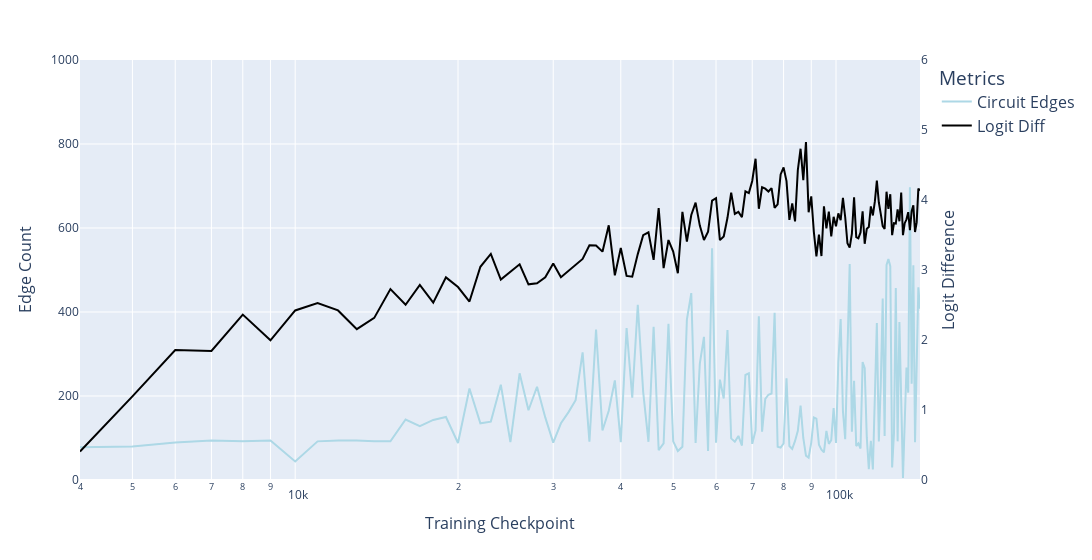
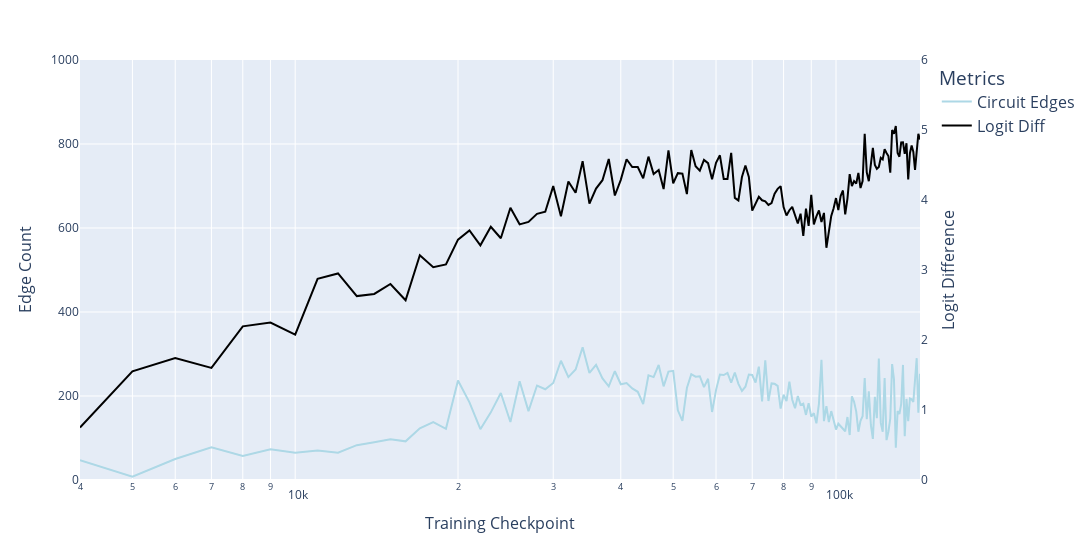
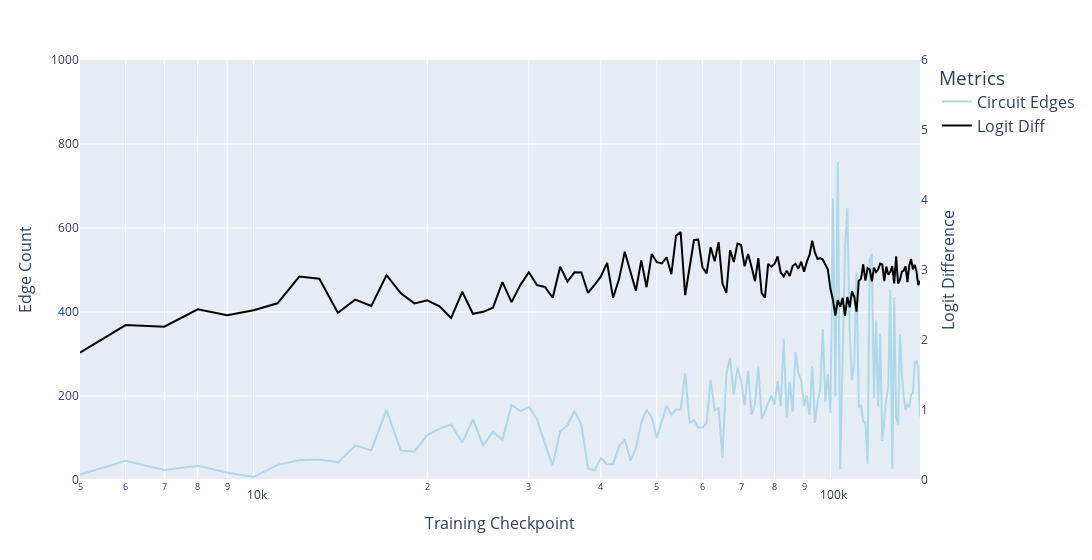
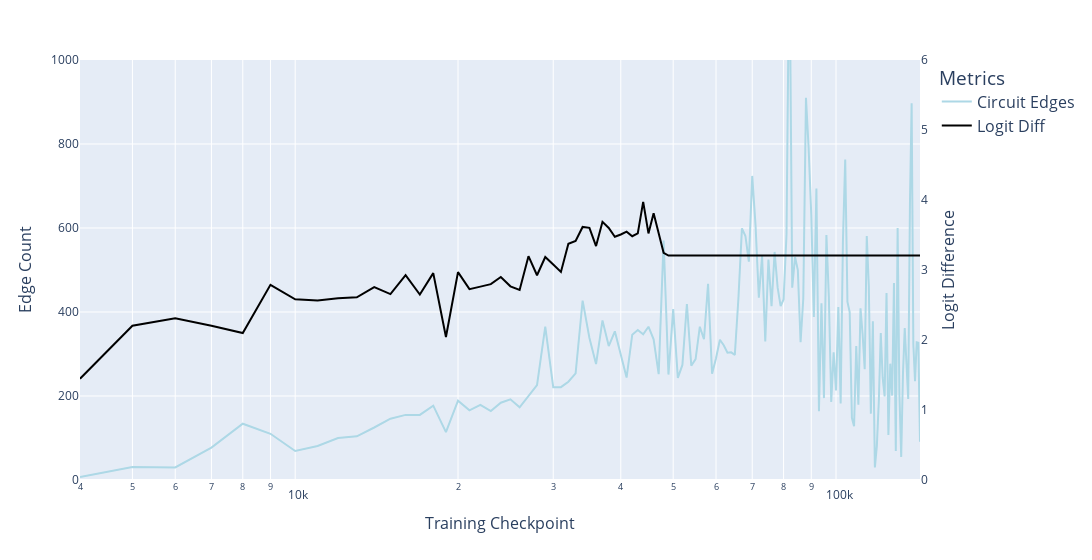

Notebook code for these charts, in order:
### Markdown cell above
### Graph Size

### Code cell
for model in models:
    model_df = subgraph_df[subgraph_df['model'] == model].copy()
    plot_graph_metric(
        model_df, 
        'in_circuit', 
        perf_metrics_by_model[model], 
        f'Graph Size for {model}',
        left_y_title="Edge Count", 
        y_range=1000, 
        x_axis_col='checkpoint', 
        log_x=True, 
        disable_title=True # Optional: Set to True to disable the title for publishing
    )

### Figure 1 — Plotly figure (JSON) as saved in the notebook; plotly's stock layout.template omitted (floating-point values rounded to 4 significant figures; data arrays with more than 128 entries replaced by an {"elided": "..."} marker saying what was removed)
{"data": [{"hovertemplate": "variable=Circuit Edges<br>checkpoint=%{x}<br>value=%{y}<extra></extra>", "legendgroup": "Circuit Edges", "line": {"color": "lightblue", "dash": "solid"}, "marker": {"symbol": "circle"}, "mode": "lines", "name": "Circuit Edges", "orientation": "v", "showlegend": true, "type": "scatter", "x": {"elided": "140 int values"}, "xaxis": "x", "y": {"elided": "140 int values"}, "yaxis": "y"}, {"line": {"color": "black"}, "mode": "lines", "name": "Logit Diff", "type": "scatter", "x": {"elided": "140 int values"}, "y": {"elided": "140 float values"}, "yaxis": "y2"}], "layout": {"legend": {"font": {"size": 16}, "title": {"text": "Metrics"}, "tracegroupgap": 0}, "margin": {"t": 60}, "width": 1200, "xaxis": {"anchor": "y", "domain": [0, 1], "title": {"font": {"size": 16}, "text": "Training Checkpoint"}, "type": "log"}, "yaxis": {"anchor": "x", "domain": [0, 1], "range": [0, 1000], "title": {"font": {"size": 16}, "text": "Edge Count"}}, "yaxis2": {"overlaying": "y", "range": [0, 6], "showgrid": false, "side": "right", "title": {"font": {"size": 16}, "text": "Logit Difference"}}}}

### Figure 2 — Plotly figure (JSON) as saved in the notebook; plotly's stock layout.template omitted (floating-point values rounded to 4 significant figures; data arrays with more than 128 entries replaced by an {"elided": "..."} marker saying what was removed)
{"data": [{"hovertemplate": "variable=Circuit Edges<br>checkpoint=%{x}<br>value=%{y}<extra></extra>", "legendgroup": "Circuit Edges", "line": {"color": "lightblue", "dash": "solid"}, "marker": {"symbol": "circle"}, "mode": "lines", "name": "Circuit Edges", "orientation": "v", "showlegend": true, "type": "scatter", "x": {"elided": "140 int values"}, "xaxis": "x", "y": {"elided": "140 int values"}, "yaxis": "y"}, {"line": {"color": "black"}, "mode": "lines", "name": "Logit Diff", "type": "scatter", "x": {"elided": "140 int values"}, "y": {"elided": "140 float values"}, "yaxis": "y2"}], "layout": {"legend": {"font": {"size": 16}, "title": {"text": "Metrics"}, "tracegroupgap": 0}, "margin": {"t": 60}, "width": 1200, "xaxis": {"anchor": "y", "domain": [0, 1], "title": {"font": {"size": 16}, "text": "Training Checkpoint"}, "type": "log"}, "yaxis": {"anchor": "x", "domain": [0, 1], "range": [0, 1000], "title": {"font": {"size": 16}, "text": "Edge Count"}}, "yaxis2": {"overlaying": "y", "range": [0, 6], "showgrid": false, "side": "right", "title": {"font": {"size": 16}, "text": "Logit Difference"}}}}

### Figure 3 — Plotly figure (JSON) as saved in the notebook; plotly's stock layout.template omitted (floating-point values rounded to 4 significant figures; data arrays with more than 128 entries replaced by an {"elided": "..."} marker saying what was removed)
{"data": [{"hovertemplate": "variable=Circuit Edges<br>checkpoint=%{x}<br>value=%{y}<extra></extra>", "legendgroup": "Circuit Edges", "line": {"color": "lightblue", "dash": "solid"}, "marker": {"symbol": "circle"}, "mode": "lines", "name": "Circuit Edges", "orientation": "v", "showlegend": true, "type": "scatter", "x": {"elided": "139 int values"}, "xaxis": "x", "y": {"elided": "139 int values"}, "yaxis": "y"}, {"line": {"color": "black"}, "mode": "lines", "name": "Logit Diff", "type": "scatter", "x": {"elided": "139 int values"}, "y": {"elided": "139 float values"}, "yaxis": "y2"}], "layout": {"legend": {"font": {"size": 16}, "title": {"text": "Metrics"}, "tracegroupgap": 0}, "margin": {"t": 60}, "width": 1200, "xaxis": {"anchor": "y", "domain": [0, 1], "title": {"font": {"size": 16}, "text": "Training Checkpoint"}, "type": "log"}, "yaxis": {"anchor": "x", "domain": [0, 1], "range": [0, 1000], "title": {"font": {"size": 16}, "text": "Edge Count"}}, "yaxis2": {"overlaying": "y", "range": [0, 6], "showgrid": false, "side": "right", "title": {"font": {"size": 16}, "text": "Logit Difference"}}}}

### Figure 4 — Plotly figure (JSON) as saved in the notebook; plotly's stock layout.template omitted (floating-point values rounded to 4 significant figures; data arrays with more than 128 entries replaced by an {"elided": "..."} marker saying what was removed)
{"data": [{"hovertemplate": "variable=Circuit Edges<br>checkpoint=%{x}<br>value=%{y}<extra></extra>", "legendgroup": "Circuit Edges", "line": {"color": "lightblue", "dash": "solid"}, "marker": {"symbol": "circle"}, "mode": "lines", "name": "Circuit Edges", "orientation": "v", "showlegend": true, "type": "scatter", "x": {"elided": "140 int values"}, "xaxis": "x", "y": {"elided": "140 int values"}, "yaxis": "y"}, {"line": {"color": "black"}, "mode": "lines", "name": "Logit Diff", "type": "scatter", "x": {"elided": "140 int values"}, "y": {"elided": "140 float values"}, "yaxis": "y2"}], "layout": {"legend": {"font": {"size": 16}, "title": {"text": "Metrics"}, "tracegroupgap": 0}, "margin": {"t": 60}, "width": 1200, "xaxis": {"anchor": "y", "domain": [0, 1], "title": {"font": {"size": 16}, "text": "Training Checkpoint"}, "type": "log"}, "yaxis": {"anchor": "x", "domain": [0, 1], "range": [0, 1000], "title": {"font": {"size": 16}, "text": "Edge Count"}}, "yaxis2": {"overlaying": "y", "range": [0, 6], "showgrid": false, "side": "right", "title": {"font": {"size": 16}, "text": "Logit Difference"}}}}
